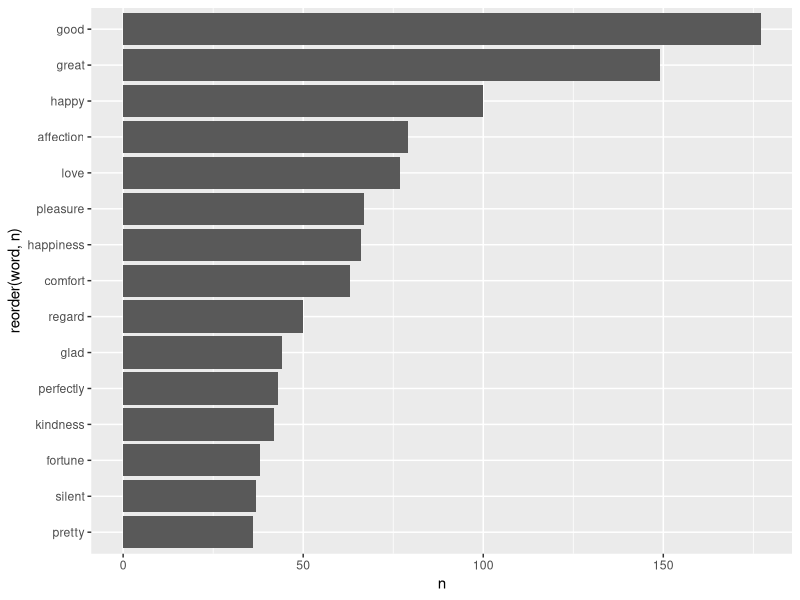

Source code (R):
## ---- chunk 1
knitr::opts_chunk$set(echo = TRUE)
## ---- chunk 2
library(tidytext)
library(janeaustenr)
library(dplyr)
library(stringr)
library(ggplot2)
## ---- chunk 3
# load materials
original_books <- austen_books() %>%
  group_by(book) %>%
  mutate(line = row_number(),
         chapter = cumsum(str_detect(text, regex("^chapter [\\divxlc]",
                                                 ignore_case = TRUE)))) %>%
  ungroup()
original_books
## ---- chunk 4
tidy_books <- original_books %>%
  filter(book == 'Sense & Sensibility') %>% 
  unnest_tokens(word, text)
# token = "regex",  pattern = "Chapter [\\\\d]" ?? How to use regex
tidy_books
## ---- chunk 5
tidy_books %>% 
  count(book, word, sort = TRUE) %>% 
  anti_join(stop_words) %>% 
  bind_tf_idf(word, book, n) %>%
  arrange(desc(tf))
## ---- chunk 6
cleaned_books <- tidy_books %>%
  anti_join(stop_words %>% filter(lexicon == "SMART"),
            by = 'word')
cleaned_books
## ---- chunk 7
#loading required packages
library(dplyr)
library(janeaustenr)
library(tidytext)

book_words <- austen_books() %>%
  unnest_tokens(word, text) %>% #using unnest_tokens to turn sentences from each book into a long list of words for analysis, there are a total of 725,055 rows in this dataset.
    anti_join(stop_words, by = "word") %>% #using dplyr to get rid of stop words (explain dpyr)
  count(book, word, sort = TRUE) #counting the occurrence of each word and sorting them by how often they occur. 

book_words
## ---- chunk 8
positive <- get_sentiments("bing") %>% 
  filter(sentiment == "positive") # This filters the entire dataset to look for unigrams (single words) that have positive connotations
positive
## ---- chunk 9
cleaned_books %>% 
  semi_join(positive, by = "word") %>%
  count(word, sort = TRUE) %>%
  slice(0:15) %>% 
  ggplot(aes(x = n , y = reorder(word,n))) +
  geom_col()
  
  
